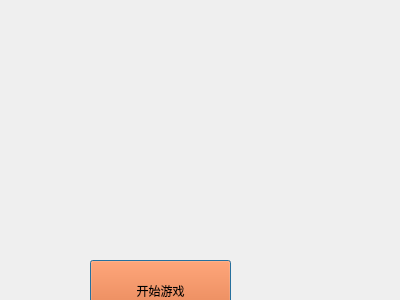
<?xml version="1.0" encoding="UTF-8"?>
<ui version="4.0">
 <class>start_window</class>
 <widget class="QDialog" name="start_window">
  <property name="geometry">
   <rect>
    <x>0</x>
    <y>0</y>
    <width>400</width>
    <height>300</height>
   </rect>
  </property>
  <property name="windowTitle">
   <string>Dialog</string>
  </property>
  <widget class="QPushButton" name="pushButton">
   <property name="geometry">
    <rect>
     <x>90</x>
     <y>260</y>
     <width>141</width>
     <height>61</height>
    </rect>
   </property>
   <property name="styleSheet">
    <string notr="true">font: 14pt &quot;造字工房力黑（非商用）常规体&quot;;
background-color: rgb(255, 85, 0);</string>
   </property>
   <property name="text">
    <string>开始游戏</string>
   </property>
  </widget>
 </widget>
 <resources/>
 <connections/>
</ui>
